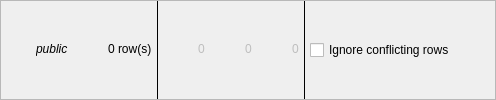
      <widget class="QFrame" name="tab_info_frm">
       <property name="sizePolicy">
        <sizepolicy hsizetype="Expanding" vsizetype="Preferred">
         <horstretch>0</horstretch>
         <verstretch>0</verstretch>
        </sizepolicy>
       </property>
       <property name="minimumSize">
        <size>
         <width>0</width>
         <height>35</height>
        </size>
       </property>
       <property name="frameShape">
        <enum>QFrame::Shape::StyledPanel</enum>
       </property>
       <layout class="QHBoxLayout" name="horizontalLayout">
        <property name="spacing">
         <number>5</number>
        </property>
        <property name="leftMargin">
         <number>0</number>
        </property>
        <property name="topMargin">
         <number>0</number>
        </property>
        <property name="rightMargin">
         <number>0</number>
        </property>
        <property name="bottomMargin">
         <number>0</number>
        </property>
        <item>
         <layout class="QHBoxLayout" name="horizontalLayout_11">
          <property name="spacing">
           <number>5</number>
          </property>
          <property name="leftMargin">
           <number>5</number>
          </property>
          <property name="rightMargin">
           <number>0</number>
          </property>
          <property name="bottomMargin">
           <number>2</number>
          </property>
          <item>
           <widget class="QLabel" name="schema_ico_lbl">
            <property name="sizePolicy">
             <sizepolicy hsizetype="Preferred" vsizetype="Fixed">
              <horstretch>0</horstretch>
              <verstretch>0</verstretch>
             </sizepolicy>
            </property>
            <property name="minimumSize">
             <size>
              <width>25</width>
              <height>25</height>
             </size>
            </property>
            <property name="maximumSize">
             <size>
              <width>25</width>
              <height>25</height>
             </size>
            </property>
            <property name="text">
             <string/>
            </property>
            <property name="textFormat">
             <enum>Qt::TextFormat::AutoText</enum>
            </property>
            <property name="pixmap">
             <pixmap resource="../../res/resources.qrc">:/icons/icons/schema.png</pixmap>
            </property>
            <property name="scaledContents">
             <bool>true</bool>
            </property>
           </widget>
          </item>
          <item>
           <widget class="QLabel" name="schema_lbl">
            <property name="sizePolicy">
             <sizepolicy hsizetype="Preferred" vsizetype="Fixed">
              <horstretch>0</horstretch>
              <verstretch>0</verstretch>
             </sizepolicy>
            </property>
            <property name="font">
             <font>
              <italic>true</italic>
             </font>
            </property>
            <property name="text">
             <string>public</string>
            </property>
            <property name="indent">
             <number>0</number>
            </property>
           </widget>
          </item>
         </layout>
        </item>
        <item>
         <layout class="QHBoxLayout" name="horizontalLayout_7">
          <property name="spacing">
           <number>5</number>
          </property>
          <property name="leftMargin">
           <number>5</number>
          </property>
          <property name="rightMargin">
           <number>0</number>
          </property>
          <property name="bottomMargin">
           <number>2</number>
          </property>
          <item>
           <widget class="QLabel" name="rows_cnt_ico_lbl">
            <property name="enabled">
             <bool>true</bool>
            </property>
            <property name="sizePolicy">
             <sizepolicy hsizetype="Preferred" vsizetype="Fixed">
              <horstretch>0</horstretch>
              <verstretch>0</verstretch>
             </sizepolicy>
            </property>
            <property name="minimumSize">
             <size>
              <width>25</width>
              <height>25</height>
             </size>
            </property>
            <property name="maximumSize">
             <size>
              <width>25</width>
              <height>25</height>
             </size>
            </property>
            <property name="toolTip">
             <string>&lt;html&gt;&lt;head/&gt;&lt;body&gt;&lt;p&gt;The total number of rows in the table.&lt;/p&gt;&lt;/body&gt;&lt;/html&gt;</string>
            </property>
            <property name="text">
             <string/>
            </property>
            <property name="textFormat">
             <enum>Qt::TextFormat::AutoText</enum>
            </property>
            <property name="pixmap">
             <pixmap resource="../../res/resources.qrc">:/icons/icons/tablerowcnt.png</pixmap>
            </property>
            <property name="scaledContents">
             <bool>true</bool>
            </property>
           </widget>
          </item>
          <item>
           <widget class="QLabel" name="rows_cnt_lbl">
            <property name="enabled">
             <bool>true</bool>
            </property>
            <property name="sizePolicy">
             <sizepolicy hsizetype="Preferred" vsizetype="Fixed">
              <horstretch>0</horstretch>
              <verstretch>0</verstretch>
             </sizepolicy>
            </property>
            <property name="font">
             <font>
              <italic>false</italic>
             </font>
            </property>
            <property name="text">
             <string>0 row(s)</string>
            </property>
            <property name="indent">
             <number>0</number>
            </property>
           </widget>
          </item>
         </layout>
        </item>
        <item>
         <widget class="Line" name="separator_ln">
          <property name="minimumSize">
           <size>
            <width>0</width>
            <height>0</height>
           </size>
          </property>
          <property name="maximumSize">
           <size>
            <width>1</width>
            <height>16777215</height>
           </size>
          </property>
          <property name="autoFillBackground">
           <bool>false</bool>
          </property>
          <property name="frameShadow">
           <enum>QFrame::Shadow::Plain</enum>
          </property>
          <property name="lineWidth">
           <number>1</number>
          </property>
          <property name="orientation">
           <enum>Qt::Orientation::Vertical</enum>
          </property>
         </widget>
        </item>
        <item>
         <layout class="QHBoxLayout" name="horizontalLayout_2">
          <property name="spacing">
           <number>5</number>
          </property>
          <property name="leftMargin">
           <number>5</number>
          </property>
          <property name="rightMargin">
           <number>0</number>
          </property>
          <property name="bottomMargin">
           <number>2</number>
          </property>
          <item>
           <widget class="QLabel" name="rows_added_ico_lbl">
            <property name="enabled">
             <bool>false</bool>
            </property>
            <property name="sizePolicy">
             <sizepolicy hsizetype="Preferred" vsizetype="Fixed">
              <horstretch>0</horstretch>
              <verstretch>0</verstretch>
             </sizepolicy>
            </property>
            <property name="minimumSize">
             <size>
              <width>25</width>
              <height>25</height>
             </size>
            </property>
            <property name="maximumSize">
             <size>
              <width>25</width>
              <height>25</height>
             </size>
            </property>
            <property name="toolTip">
             <string>Number of rows marked to be added</string>
            </property>
            <property name="text">
             <string/>
            </property>
            <property name="textFormat">
             <enum>Qt::TextFormat::AutoText</enum>
            </property>
            <property name="pixmap">
             <pixmap resource="../../res/resources.qrc">:/icons/icons/addrow.png</pixmap>
            </property>
            <property name="scaledContents">
             <bool>true</bool>
            </property>
           </widget>
          </item>
          <item>
           <widget class="QLabel" name="rows_added_lbl">
            <property name="enabled">
             <bool>false</bool>
            </property>
            <property name="sizePolicy">
             <sizepolicy hsizetype="Preferred" vsizetype="Fixed">
              <horstretch>0</horstretch>
              <verstretch>0</verstretch>
             </sizepolicy>
            </property>
            <property name="text">
             <string>0</string>
            </property>
            <property name="indent">
             <number>0</number>
            </property>
           </widget>
          </item>
         </layout>
        </item>
        <item>
         <layout class="QHBoxLayout" name="horizontalLayout_4">
          <property name="spacing">
           <number>5</number>
          </property>
          <property name="leftMargin">
           <number>5</number>
          </property>
          <property name="rightMargin">
           <number>0</number>
          </property>
          <property name="bottomMargin">
           <number>2</number>
          </property>
          <item>
           <widget class="QLabel" name="rows_changed_ico_lbl">
            <property name="enabled">
             <bool>false</bool>
            </property>
            <property name="sizePolicy">
             <sizepolicy hsizetype="Preferred" vsizetype="Fixed">
              <horstretch>0</horstretch>
              <verstretch>0</verstretch>
             </sizepolicy>
            </property>
            <property name="minimumSize">
             <size>
              <width>25</width>
              <height>25</height>
             </size>
            </property>
            <property name="maximumSize">
             <size>
              <width>25</width>
              <height>25</height>
             </size>
            </property>
            <property name="toolTip">
             <string>Number of rows marked to be changed</string>
            </property>
            <property name="text">
             <string/>
            </property>
            <property name="textFormat">
             <enum>Qt::TextFormat::AutoText</enum>
            </property>
            <property name="pixmap">
             <pixmap resource="../../res/resources.qrc">:/icons/icons/bulkedit.png</pixmap>
            </property>
            <property name="scaledContents">
             <bool>true</bool>
            </property>
           </widget>
          </item>
          <item>
           <widget class="QLabel" name="rows_changed_lbl">
            <property name="enabled">
             <bool>false</bool>
            </property>
            <property name="sizePolicy">
             <sizepolicy hsizetype="Preferred" vsizetype="Fixed">
              <horstretch>0</horstretch>
              <verstretch>0</verstretch>
             </sizepolicy>
            </property>
            <property name="text">
             <string>0</string>
            </property>
            <property name="indent">
             <number>0</number>
            </property>
           </widget>
          </item>
         </layout>
        </item>
        <item>
         <layout class="QHBoxLayout" name="horizontalLayout_10">
          <property name="spacing">
           <number>5</number>
          </property>
          <property name="leftMargin">
           <number>5</number>
          </property>
          <property name="rightMargin">
           <number>0</number>
          </property>
          <property name="bottomMargin">
           <number>2</number>
          </property>
          <item>
           <widget class="QLabel" name="rows_deleted_ico_lbl">
            <property name="enabled">
             <bool>false</bool>
            </property>
            <property name="sizePolicy">
             <sizepolicy hsizetype="Preferred" vsizetype="Fixed">
              <horstretch>0</horstretch>
              <verstretch>0</verstretch>
             </sizepolicy>
            </property>
            <property name="minimumSize">
             <size>
              <width>25</width>
              <height>25</height>
             </size>
            </property>
            <property name="maximumSize">
             <size>
              <width>25</width>
              <height>25</height>
             </size>
            </property>
            <property name="toolTip">
             <string>Number of rows marked to be deleted</string>
            </property>
            <property name="text">
             <string/>
            </property>
            <property name="textFormat">
             <enum>Qt::TextFormat::AutoText</enum>
            </property>
            <property name="pixmap">
             <pixmap resource="../../res/resources.qrc">:/icons/icons/delrows.png</pixmap>
            </property>
            <property name="scaledContents">
             <bool>true</bool>
            </property>
           </widget>
          </item>
          <item>
           <widget class="QLabel" name="rows_deleted_lbl">
            <property name="enabled">
             <bool>false</bool>
            </property>
            <property name="sizePolicy">
             <sizepolicy hsizetype="Fixed" vsizetype="Fixed">
              <horstretch>0</horstretch>
              <verstretch>0</verstretch>
             </sizepolicy>
            </property>
            <property name="text">
             <string>0</string>
            </property>
            <property name="indent">
             <number>0</number>
            </property>
           </widget>
          </item>
         </layout>
        </item>
        <item>
         <widget class="Line" name="separator2_ln">
          <property name="minimumSize">
           <size>
            <width>0</width>
            <height>0</height>
           </size>
          </property>
          <property name="maximumSize">
           <size>
            <width>1</width>
            <height>16777215</height>
           </size>
          </property>
          <property name="autoFillBackground">
           <bool>false</bool>
          </property>
          <property name="frameShadow">
           <enum>QFrame::Shadow::Plain</enum>
          </property>
          <property name="lineWidth">
           <number>1</number>
          </property>
          <property name="orientation">
           <enum>Qt::Orientation::Vertical</enum>
          </property>
         </widget>
        </item>
        <item>
         <widget class="QCheckBox" name="ignore_conflict_chk">
          <property name="toolTip">
           <string>&lt;p&gt;Discard conflicting rows during INSERT operations without aborting the current transaction.&lt;/p&gt;</string>
          </property>
          <property name="text">
           <string>Ignore conflicting rows</string>
          </property>
         </widget>
        </item>
        <item>
         <spacer name="horizontalSpacer">
          <property name="orientation">
           <enum>Qt::Orientation::Horizontal</enum>
          </property>
          <property name="sizeHint" stdset="0">
           <size>
            <width>40</width>
            <height>20</height>
           </size>
          </property>
         </spacer>
        </item>
       </layout>
      </widget>
